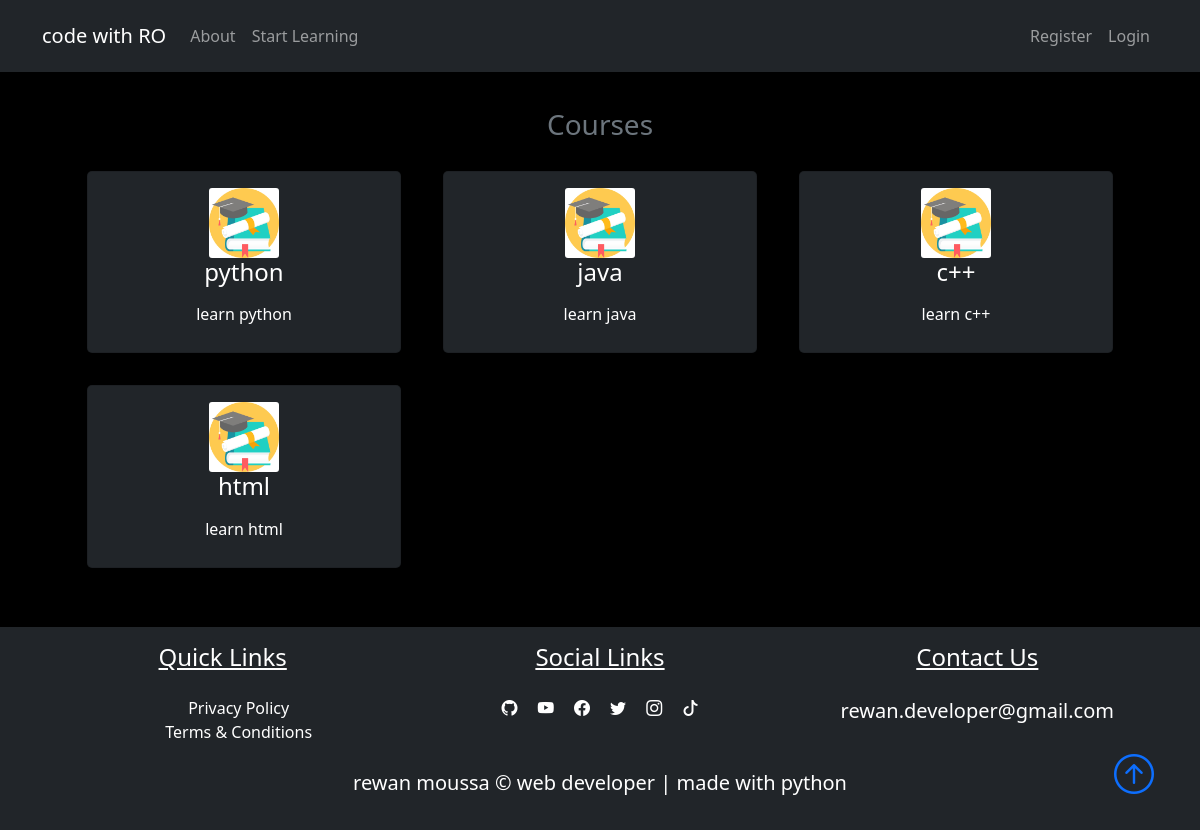
Screenshot of /courses with the database file from the repository.
### pythonic.py (models this page shows, shortened)
class Course(db.Model):
    id = db.Column(db.Integer, primary_key=True)
    title = db.Column(db.String(50), unique=True, nullable=False)
    description = db.Column(db.String(150), nullable=False)
    icon = db.Column(db.String(20), nullable=False, default="default_icon.jpg")
    lessons = db.relationship("Lesson", backref="course_name", lazy=True)

### pythonic.py (the view)
@app.route("/courses")
def courses():
    courses = Course.query.all()
    return render_template("courses.html", title="Courses", courses=courses)

### templates/courses.html (shortened to what this page needs)
{% extends "layout.html" %}
{% block content %}
<section class="bg-ligh">
    <div class="container p-5">
        <h3 class="text-center text-secondary" id='learn'>Courses</h3>
        <div class="row">
            {% for course in courses %}
            <div class="col-sm-12 col-md-6 col-lg-4 p-3 d-flex align-items-stretch">
                <a href="{{url_for('course', course_title=course.title)}}" class="text-decoration-none">
                    <div class="card bg-dark text-light h-100">
                        <div class="card-body text-center">
                            <img src="{{url_for('static', filename='course_icons/'+course.icon)}}" alt=""
                                class="card-img w-25">
                            <h4 class="card-title mb-3">
                                {{course.title}}
                            </h4>
                            <p class="card-text">{{course.description}}</p>
                        </div>
                    </div>
                </a>
            </div>
            {% endfor %}
        </div>
    </div>
</section>
{% endblock content %}

### static/main.css (style rules this page uses)
body::before { display: block; content: ''; height: 60px; }
.card { transition: 0.7s ease; box-shadow: 0 5px 15px rgba(1 1 1/ 15); border-radius: 5px; margin: 5px; }

### templates/courses.html (style rules this page uses)
body { background-color: #000000; }
.card { transition: box-shadow 0.3s ease-in-out; }
.card-title, .card-text { color: #ffffff; }
.bg-ligh { background-color: #000000; }

### rows the page displays
Course: icon (placeholder picture), title "python", description "learn python"
Course: icon (placeholder picture), title "java", description "learn java"
Course: icon (placeholder picture), title "c++", description "learn c++"
Course: icon (placeholder picture), title "html", description "learn html"
